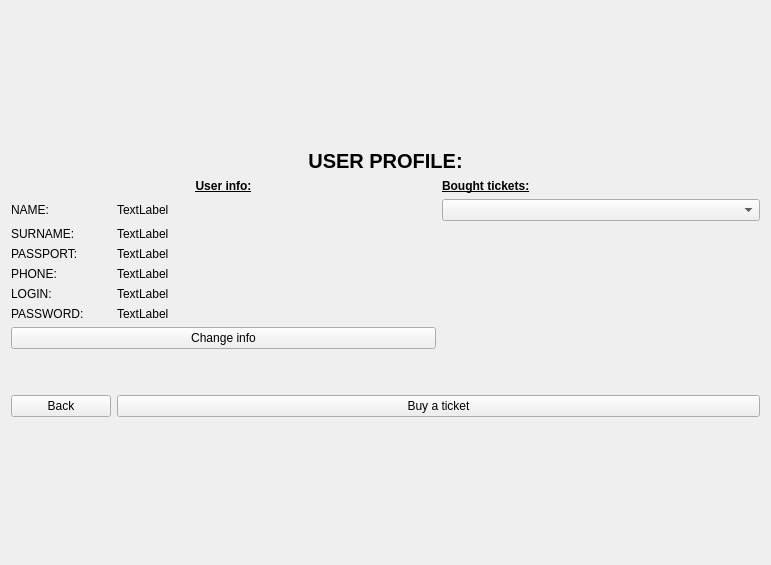
<?xml version="1.0" encoding="UTF-8"?>
<ui version="4.0">
 <class>Form</class>
 <widget class="QWidget" name="Form">
  <property name="geometry">
   <rect>
    <x>0</x>
    <y>0</y>
    <width>771</width>
    <height>565</height>
   </rect>
  </property>
  <property name="windowTitle">
   <string>Form</string>
  </property>
  <layout class="QGridLayout" name="gridLayout_2">
   <item row="2" column="0">
    <spacer name="verticalSpacer_3">
     <property name="orientation">
      <enum>Qt::Vertical</enum>
     </property>
     <property name="sizeHint" stdset="0">
      <size>
       <width>20</width>
       <height>40</height>
      </size>
     </property>
    </spacer>
   </item>
   <item row="0" column="0">
    <spacer name="verticalSpacer_2">
     <property name="orientation">
      <enum>Qt::Vertical</enum>
     </property>
     <property name="sizeHint" stdset="0">
      <size>
       <width>20</width>
       <height>40</height>
      </size>
     </property>
    </spacer>
   </item>
   <item row="1" column="0">
    <layout class="QGridLayout" name="gridLayout">
     <item row="8" column="0" colspan="2">
      <widget class="QPushButton" name="button_change">
       <property name="text">
        <string>Change info</string>
       </property>
      </widget>
     </item>
     <item row="5" column="1">
      <widget class="QLabel" name="label_phone">
       <property name="text">
        <string>TextLabel</string>
       </property>
      </widget>
     </item>
     <item row="6" column="1">
      <widget class="QLabel" name="label_login">
       <property name="text">
        <string>TextLabel</string>
       </property>
      </widget>
     </item>
     <item row="3" column="1">
      <widget class="QLabel" name="label_surname">
       <property name="text">
        <string>TextLabel</string>
       </property>
      </widget>
     </item>
     <item row="4" column="0">
      <widget class="QLabel" name="label_3">
       <property name="text">
        <string>PASSPORT:</string>
       </property>
      </widget>
     </item>
     <item row="3" column="0">
      <widget class="QLabel" name="label_2">
       <property name="text">
        <string>SURNAME:</string>
       </property>
      </widget>
     </item>
     <item row="7" column="0">
      <widget class="QLabel" name="label_8">
       <property name="text">
        <string>PASSWORD:</string>
       </property>
      </widget>
     </item>
     <item row="2" column="0">
      <widget class="QLabel" name="label">
       <property name="maximumSize">
        <size>
         <width>100</width>
         <height>16777215</height>
        </size>
       </property>
       <property name="text">
        <string>NAME:</string>
       </property>
      </widget>
     </item>
     <item row="5" column="0">
      <widget class="QLabel" name="label_4">
       <property name="text">
        <string>PHONE:</string>
       </property>
      </widget>
     </item>
     <item row="6" column="0">
      <widget class="QLabel" name="label_7">
       <property name="text">
        <string>LOGIN:</string>
       </property>
      </widget>
     </item>
     <item row="2" column="1">
      <widget class="QLabel" name="label_name">
       <property name="minimumSize">
        <size>
         <width>200</width>
         <height>0</height>
        </size>
       </property>
       <property name="text">
        <string>TextLabel</string>
       </property>
      </widget>
     </item>
     <item row="2" column="2">
      <widget class="QComboBox" name="comboBox_tickets">
       <property name="minimumSize">
        <size>
         <width>260</width>
         <height>0</height>
        </size>
       </property>
      </widget>
     </item>
     <item row="7" column="1">
      <widget class="QLabel" name="label_password">
       <property name="text">
        <string>TextLabel</string>
       </property>
      </widget>
     </item>
     <item row="1" column="2">
      <widget class="QLabel" name="label_11">
       <property name="font">
        <font>
         <weight>75</weight>
         <bold>true</bold>
         <underline>true</underline>
        </font>
       </property>
       <property name="text">
        <string>Bought tickets:</string>
       </property>
      </widget>
     </item>
     <item row="4" column="1">
      <widget class="QLabel" name="label_passport">
       <property name="text">
        <string>TextLabel</string>
       </property>
      </widget>
     </item>
     <item row="0" column="0" colspan="3">
      <widget class="QLabel" name="label_5">
       <property name="font">
        <font>
         <pointsize>15</pointsize>
         <weight>75</weight>
         <bold>true</bold>
        </font>
       </property>
       <property name="text">
        <string>USER PROFILE:</string>
       </property>
       <property name="alignment">
        <set>Qt::AlignCenter</set>
       </property>
      </widget>
     </item>
     <item row="9" column="0" colspan="3">
      <spacer name="verticalSpacer">
       <property name="orientation">
        <enum>Qt::Vertical</enum>
       </property>
       <property name="sizeHint" stdset="0">
        <size>
         <width>20</width>
         <height>40</height>
        </size>
       </property>
      </spacer>
     </item>
     <item row="1" column="0" colspan="2">
      <widget class="QLabel" name="label_6">
       <property name="font">
        <font>
         <weight>75</weight>
         <bold>true</bold>
         <underline>true</underline>
         <strikeout>false</strikeout>
        </font>
       </property>
       <property name="text">
        <string>User info:</string>
       </property>
       <property name="alignment">
        <set>Qt::AlignCenter</set>
       </property>
      </widget>
     </item>
     <item row="10" column="0">
      <widget class="QPushButton" name="backButton">
       <property name="text">
        <string>Back</string>
       </property>
      </widget>
     </item>
     <item row="10" column="1" colspan="2">
      <widget class="QPushButton" name="button_buy">
       <property name="sizePolicy">
        <sizepolicy hsizetype="Minimum" vsizetype="Fixed">
         <horstretch>0</horstretch>
         <verstretch>0</verstretch>
        </sizepolicy>
       </property>
       <property name="text">
        <string>Buy a ticket</string>
       </property>
      </widget>
     </item>
    </layout>
   </item>
  </layout>
  <zorder>verticalSpacer_2</zorder>
  <zorder>verticalSpacer_3</zorder>
 </widget>
 <resources/>
 <connections/>
</ui>
